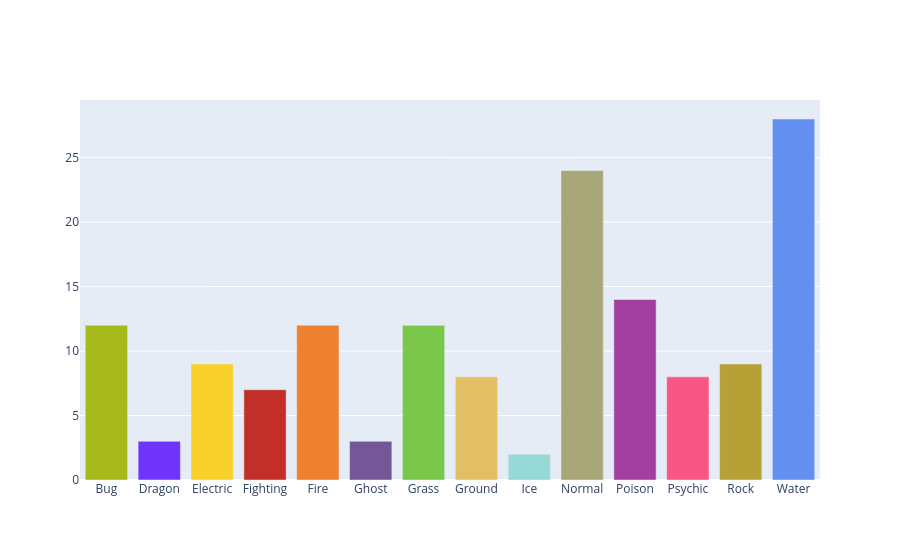

Notebook code cell kept with this figure:
### Markdown cell above
# Donald start

Okay! Now we're going to update that original bar chart to be mapped to the colors. You can copy and paste the same chart as before but we're going to edit the name to be fig1 and after y=typegroup.values, we're going to add marker_color=pokecolors

### Code cell
fig1 = go.Figure(data=[go.Bar(x=typegroup.index, y=typegroup.values,
 marker_color=pokecolors)])
#Donald
fig1.show()

#how cool! but we can make this graph a bit more helpful by making it a pie chart, 
# so we can see what percentage of the whole each group makes up 
# the syntax is a bit different so we're going to type this one out

### Figure 1 — Plotly figure (JSON) as saved in the notebook; plotly's stock layout.template omitted (floating-point values rounded to 4 significant figures)
{"data": [{"marker": {"color": ["#A6B91A", "#6F35FC", "#F7D02C", "#C22E28", "#EE8130", "#735797", "#7AC74C", "#E2BF65", "#96D9D6", "#A8A77A", "#A33EA1", "#F95587", "#B6A136", "#6390F0"]}, "type": "bar", "x": ["Bug", "Dragon", "Electric", "Fighting", "Fire", "Ghost", "Grass", "Ground", "Ice", "Normal", "Poison", "Psychic", "Rock", "Water"], "y": [12, 3, 9, 7, 12, 3, 12, 8, 2, 24, 14, 8, 9, 28]}], "layout": {}}
